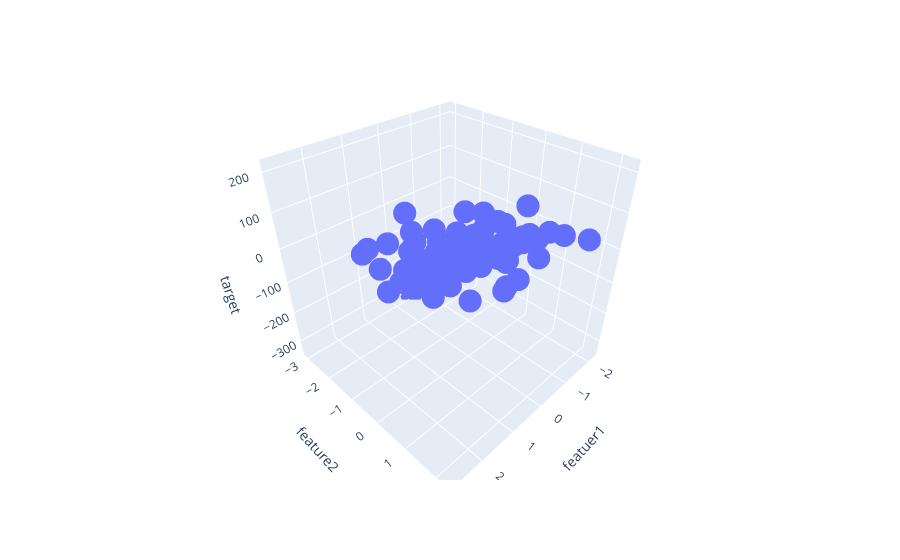

This figure's notebook cell:
### Code cell
fig = px.scatter_3d(df,x = 'featuer1',y = 'feature2', z = 'target')
fig.show()
